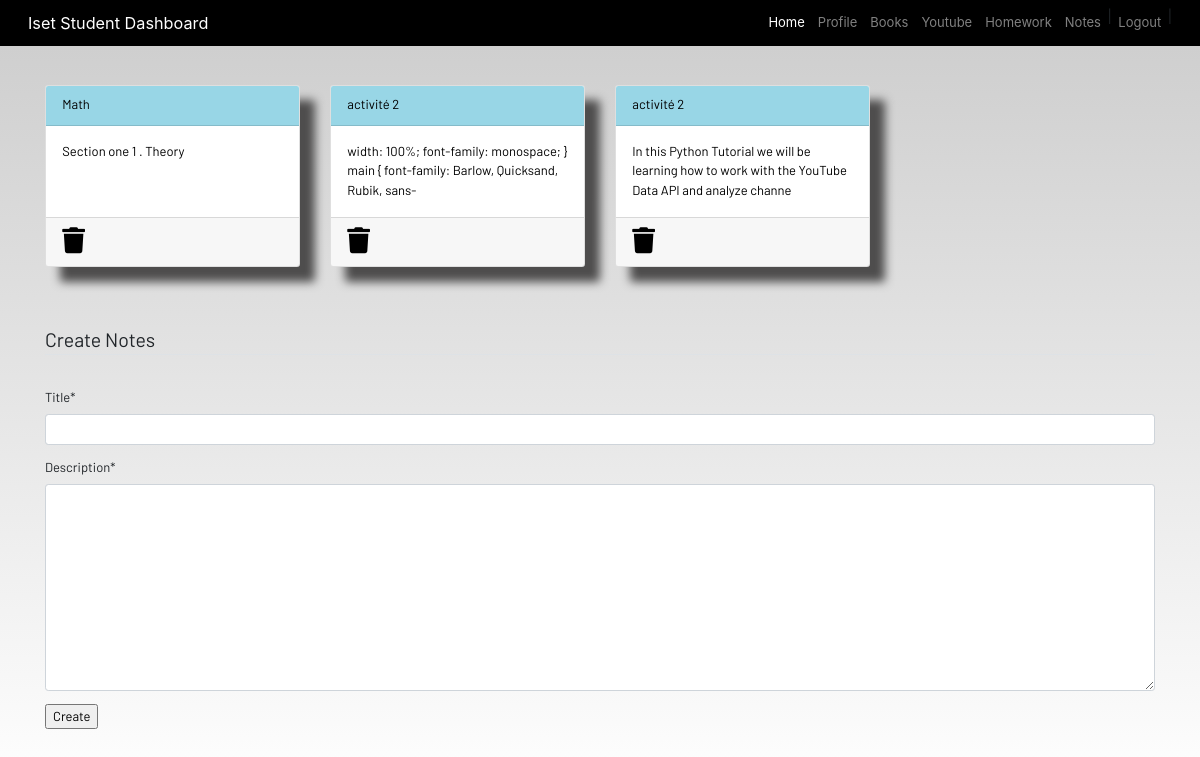
Screenshot of /notes/ (signed in) with the database file from the repository.
### dashboard/models.py (models this page shows, shortened)
class Notes(models.Model):
 user = models.ForeignKey(User, on_delete=models.CASCADE)
 title = models.CharField(max_length=200)
 description = models.TextField()
 class Meta:
   verbose_name = "notes"
   verbose_name_plural = "notes"

### dashboard/views.py (the view)
# urls.py: path('notes/', views.notes, name="notes"),
def notes(request):
    if request.method == "POST":
        form = NotesForm(request.POST)
        if form.is_valid():
            title = form.cleaned_data['title']
            descrip = form.cleaned_data['description']
            notes = Notes(
                user=request.user, title=title, description=descrip)
            notes.save()
            messages.success(
                request, f"Notes Added from {request.user.username} Successfully")
    else:
        form = NotesForm()
    notes = Notes.objects.filter(user=request.user)
    context = {'notes': notes, 'form': form}
    return render(request, 'dashboard/notes.html', context)

### dashboard/forms.py
class NotesForm(forms.ModelForm):
  class Meta:
    model = Notes
    fields = ['title', 'description']

### dashboard/templates/dashboard/notes.html (shortened to what this page needs)
{% extends 'dashboard/base.html' %}
{% load static %} {% block content %}
{% load crispy_forms_tags %}
<div class="container">
<div class="row">
    {% for note in notes %}
    <div class="col-md-3">
      <a href="{% url 'notes-detail' note.id %}">
          <div class="card">
          <div class="card-header">{{note.title}}</div>
          <div class="card-body">{{note.description|slice:"0:100"}}</div>
          <div class="card-footer mt-auto">
            <a href="{% url 'delete-note' note.id %}"> <i class="fa fa-trash fa-2x"></i></a>
          </div>
          </div>
      </a>
      </div>
    {% endfor %}
    <br /><br />
</div><br>
</div>
<br /><br />
<div class="container">
<form method="POST" action="{% url 'notes' %}" novalidate>
    <fieldset class="form-group">
    <legend class="border-bottom mb-4">Create Notes</legend>
    </fieldset>
    {{form|crispy}}
    <input type="submit" value="Create">
</form>
</div>
{% endblock content %}

### static/css/main.css (style rules this page uses)
html { scroll-behavior: smooth; height: 100%; width: 100%; font-family: monospace; }
.card { box-shadow: 15px 15px 10px rgb(78, 77, 77); }
a { text-decoration: none !important; color: black; }
.card-header { color: black !important; background: rgb(152, 214, 230) !important; transition: 0.3s ease-in; }
html, body { max-width: 100%; overflow-x: hidden; height: 100%; width: 100%; }
body { background: linear-gradient(rgba(0, 0, 0, 0.2), rgba(255, 255, 255, 0.5)); overflow-x: hidden; background-repeat: no-repeat; }
.card-header { background-color: rgb(133, 204, 231); }
.col-md-3 .card { width: 100%; height: 100%; }
.fa { color: black; }

### rows the page displays
Notes: title "Math", description "Section one 1 . Theory"
Notes: title "activité 2", description "width: 100%; font-family: monospace; } main { font-family: Barlow, Quicksand, Rubik, sans-"
Notes: title "activité 2", description "In this Python Tutorial we will be learning how to work with the YouTube Data API and analyze channe"
